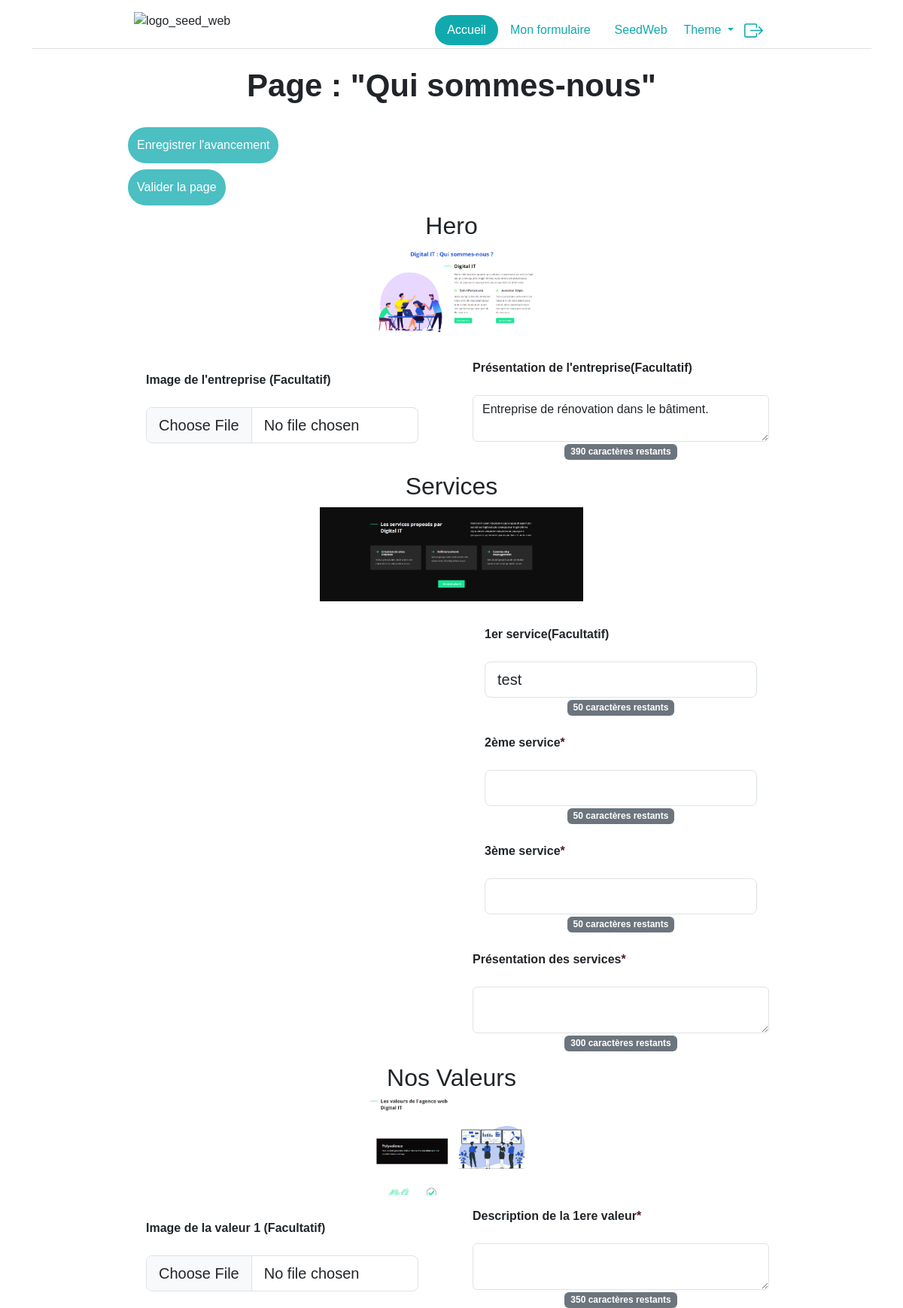
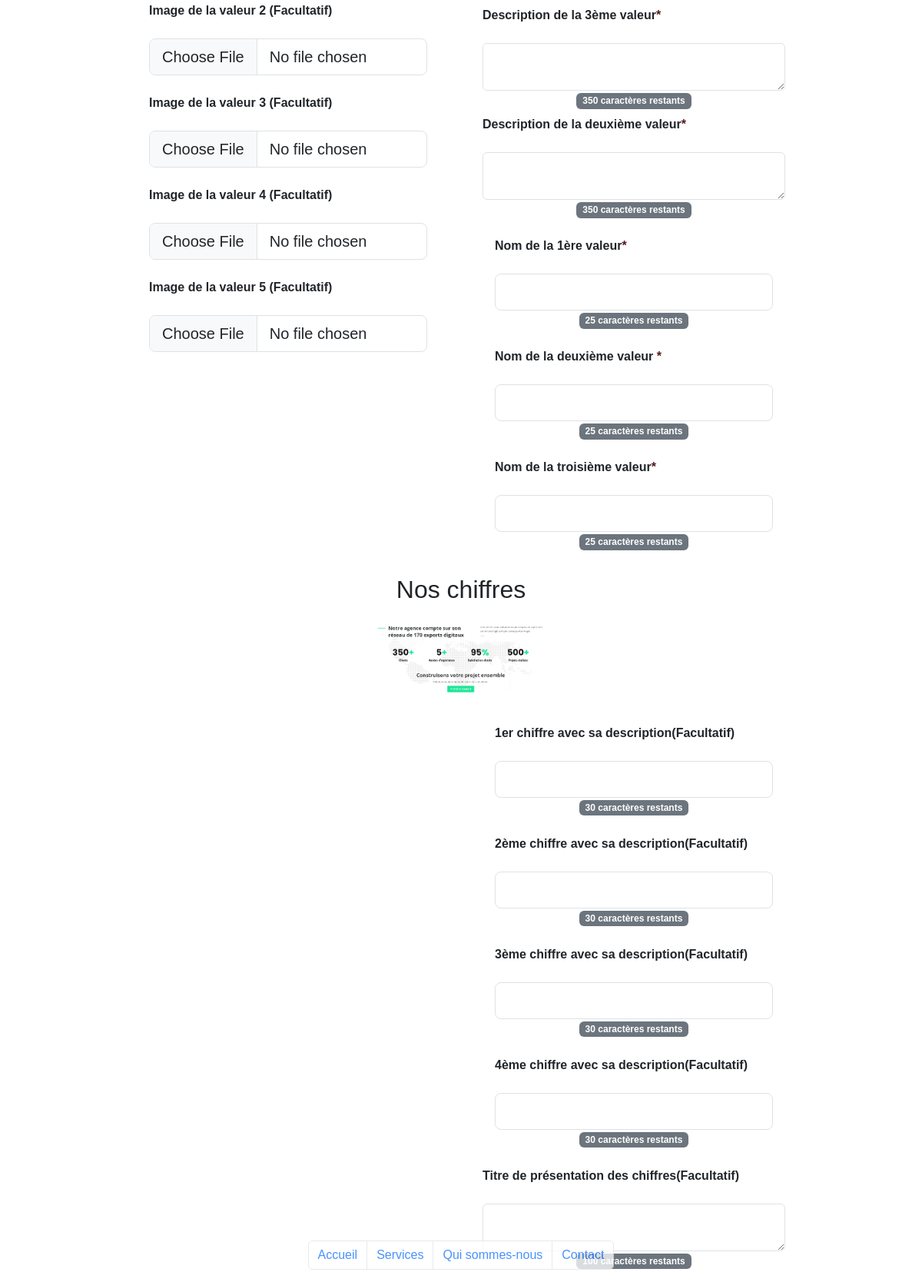
Page /mes_formulaires/index.php?page=2 (signed in) on the committed database (2 pictures, top to bottom).
### tables this page shows
CREATE TABLE `page` (
  `id` int(11) NOT NULL,
  `site_id` int(11) NOT NULL,
  `nom` varchar(255) NOT NULL
);

CREATE TABLE `section` (
  `id` int(11) NOT NULL,
  `nom` varchar(255) NOT NULL
);

CREATE TABLE `image` (
  `id` int(11) NOT NULL,
  `section_id` int(11) NOT NULL,
  `page_id` int(11) NOT NULL,
  `nom` varchar(255) NOT NULL,
  `path` varchar(255) NOT NULL,
  `description` varchar(35) DEFAULT NULL,
  `facultatif` tinyint(1) NOT NULL
);

CREATE TABLE `texte` (
  `id` int(11) NOT NULL,
  `section_id` int(11) NOT NULL,
  `page_id` int(11) NOT NULL,
  `nom` varchar(255) NOT NULL,
  `contenu` text NOT NULL,
  `taille` int(4) NOT NULL,
  `facultatif` tinyint(1) NOT NULL
);

### mes_formulaires/index.php (the view, shortened to what this page needs)
<?php
include("../config/dbconnection.php");
    ?>
<!DOCTYPE HTML>
<html lang="fr" data-bs-theme="<?=$_SESSION["theme"]?>">
    <head>
        <link href="https://cdn.jsdelivr.net/npm/bootstrap@5.3.0-alpha1/dist/css/bootstrap.min.css" rel="stylesheet">
        <link rel="stylesheet" href="../css/style.css">
    </head>
    <body class="text-center w-100 m-auto">
<?php
include("../includes/header.php");
if(isset($_SESSION["role"])){
    if($_SESSION["role"] == "client"){
        $id = $_SESSION["id_client"];
        $req_site = $db->query("SELECT * FROM site where client_id = '$id'");
        $req_section = $db->query("SELECT * FROM section");
        $data_section = $req_section->fetchAll();
        $data_site = $req_site->fetch();
        $id_site = $data_site["id"];
        $id_modele = $data_site["modele_id"];
        $req_modele = $db->query("SELECT nom FROM modele where id = '$id_modele'");
        $data_modele = $req_modele->fetch();
        $req_page = $db->query("SELECT * FROM page where site_id = '$id_site'");
        $nbPageSiteClient = $req_page->rowCount();
        $data_page = $req_page->fetchAll();
        $nbEltParPage = 1;
        $nbTotalDePage = $nbPageSiteClient/$nbEltParPage;
        $page = $data_page[$_GET["page"]];
        ?>
        <form method="POST" action="" enctype='multipart/form-data'>
            <div  class="row w-75 mr-12-5 ml-12-5">
                <div class="col w-50">
                    <h1 class="text-center">Page : "<?=$page['nom']?>"</h1>
                    <div class="opacity-75">
                        <div class="m-2 text-center">
                            <input type="submit" name="save_state" value="Enregistrer l'avancement" class="p-2 border_white color_white nav-link bgSeed rounded-pill w-auto">
                        </div>
                        <div class="m-2 text-center">
                            <input type="submit" name="save_page" value="Valider la page" class="p-2 border_white color_white nav-link bgSeed rounded-pill w-auto">
                        </div>
                    </div>
                </div>
        <?php
        foreach($data_section as $section){
            $id_section = $section["id"];
            $id=$page["id"];
            $nom_section = $section['nom'];
            $req_image = $db->query("SELECT * FROM image where page_id = '$id' and section_id = '$id_section' order by nom");
            $req_texte = $db->query("SELECT * FROM texte where page_id = '$id' and section_id = '$id_section' order by nom");
            $data_image = $req_image->fetchAll();
            $data_texte = $req_texte->fetchAll();
            if(!empty($data_image) or !empty($data_texte)){
                $array_space = array(" ");
                $nom_page = str_replace($array_space, "-", $page["nom"]);
                $nom_section2 = str_replace($array_space, "-", $section["nom"]);
                $src_img = strtolower("../img/".$data_modele["nom"]. "_". $nom_page . "_". $nom_section2 . ".png");
                ?>
                <h2 class="text-center"><?=$nom_section?></h2>
                <div class="w-100 text-center">
                    <img src="<?=$src_img?>"  style="max-width: 40%; height: auto;" alt="Image_section_<?=$section["nom"]?>">
                </div>
                <div class="w-50 m-2 col">
                <?php
                foreach($data_image as $image){
                    $nomImg = $image['nom'];
                    $description = $image["description"];
                    $facultatif = "Non";
                    if($image['facultatif'] == true){$facultatif = "Oui";}
                ?>
                    <div class="m-4">
                        <p class="text-start "><label for="formFileLg" class="form-label fw-bold"><?php if(empty($description)){echo $nomImg;}else{echo $description;}; if($facultatif == "Non"){echo "<span class=\"text-danger-emphasis\">*</span>";}else{echo "<span> (Facultatif)</span>";}?></label></p>
                        <input class="form-control form-control-lg" id="formFileLg" idImage="<?=$image["id"]?>" name="<?=$nomImg?>" accept=".jpeg,.pdf,.png,.jpg,.svg,.webp,.gif" type="file"/>
                    </div>
<?php
                    }
?>
                </div>
                <div class="w-50 m-2 col" >
<?php
                foreach($data_texte as $texte){
                    $contenu = $texte["contenu"];
                    $array_space = array(" ");
                    $nomTxt2 = $texte["nom"];
                    $nomTxt = str_replace($array_space, "-", $texte['nom']);
                    $facultatif_txt = "Non";
                    if($texte['facultatif'] == true){$facultatif_txt = "Oui";}
                    if($texte["taille"] < 100){
                ?>
                    <div class="m-4">
                        <p class="text-start "><label for="" class="form-label fw-bold"><?php echo $nomTxt2; if($facultatif_txt == "Non"){echo "<span class=\"text-danger-emphasis\">*</span>";}else{echo "<span>(Facultatif)</span>";}?></label></p>
                        <input class="form-control form-control-lg input_counter" value="<?=$contenu?>" id="formFileLg" idTexte="<?=$texte["id"]?>" maxlength="<?=$texte["taille"]?>" name="<?=$nomTxt?>" type="text" >
                        <span class="counter badge bg-secondary" id="span_counter_input<?=$texte["id"]?>" ><?=$texte["taille"]?> caractères restants</span>
                    </div>
                <?php
                    } else {
                ?>
                    <div class="m-2">
                        <p class="text-start "><label class="form-label fw-bold"><?php echo $nomTxt2; if($facultatif_txt == "Non"){echo "<span class=\"text-danger-emphasis\">*</span>";}else{echo "<span>(Facultatif)</span>";}?></label></p>
                        <textarea class="form-control input_counter" idTexte="<?=$texte["id"]?>" maxlength="<?=$texte["taille"]?>" name="<?=$nomTxt?>" id="floatingTextarea"><?=$contenu?></textarea>
                        <span class="counter badge bg-secondary" id="span_counter_input<?=$texte["id"]?>" ><?=$texte["taille"]?> caractères restants</span>
                    </div>
                <?php
                    }
                    }
            ?>
                </div>
            <?php
        }
    }
?>
                </div>
            </form>
            <div class="container fixed-bottom opacity-75" id="pagination">
                    <nav aria-label="Page Navigation">
                        <ul class="pagination justify-content-center">
                    <?php
                        for ($i=1; $i<=$nbTotalDePage ; $i++) {
                    ?>
                    <li class="page-item"><a class="page-link" href="index.php?page=<?=$i-1?>"><?=$data_page[$i-1]["nom"]?></a></li>
                    <?php
                        }
                    ?>
                        </ul>
                    </nav>
            </div>
        <?php
}else{
?>
<h1>Pas d'autorisation pour accéder à cette page.</h1>
<?php
}}
    include("../includes/layout_bottom.php");
?>

### css/style.css (style rules this page uses)
.color_white { color: #FFFFFF; }
.border_white { border: 4px solid #10aaae; }
* { font-family: 'Nunito', sans-serif; }
h1 { font-family: 'Nunito', sans-serif; }
.mr-12-5 { margin-right: 12.5%; }
.ml-12-5 { margin-left: 12.5%; }
.bgSeed { background-color: #10aaae !important; }
h1 { font-size: 42px; font-weight: 600; margin: 0 0 30px; }
* { box-sizing: border-box; }

### rows in the picture
page: nom "Qui sommes-nous"
section: nom "Hero", shows a picture
image: description "Image de l'entreprise", facultatif "(Facultatif)"
texte: nom "Présentation de l'entreprise", facultatif "(Facultatif)", id+taille+nom "Entreprise de rénovation dans le bâtiment.", taille "390"
section: nom "Services", shows a picture
texte: nom "1er service", facultatif "(Facultatif)", contenu "test", taille "50"
texte: nom "2ème service", taille "50"
texte: nom "3ème service", taille "50"
texte: nom "Présentation des services", taille "300"
section: nom "Nos Valeurs", shows a picture
image: description "Image de la valeur 1", facultatif "(Facultatif)"
image: description "Image de la valeur 2", facultatif "(Facultatif)"
image: description "Image de la valeur 3", facultatif "(Facultatif)"
image: description "Image de la valeur 4", facultatif "(Facultatif)"
image: description "Image de la valeur 5", facultatif "(Facultatif)"
texte: nom "Description de la 1ere valeur", taille "350"
texte: nom "Description de la 3ème valeur", taille "350"
texte: nom "Description de la deuxième valeur", taille "350"
texte: nom "Nom de la 1ère valeur", taille "25"
texte: nom "Nom de la deuxième valeur", taille "25"
texte: nom "Nom de la troisième valeur", taille "25"
section: nom "Nos chiffres", shows a picture
texte: nom "1er chiffre avec sa description", facultatif "(Facultatif)", taille "30"
texte: nom "2ème chiffre avec sa description", facultatif "(Facultatif)", taille "30"
texte: nom "3ème chiffre avec sa description", facultatif "(Facultatif)", taille "30"
texte: nom "4ème chiffre avec sa description", facultatif "(Facultatif)", taille "30"
texte: nom "Titre de présentation des chiffres", facultatif "(Facultatif)"
page: nom "Accueil"
page: nom "Services"
page: nom "Contact"
